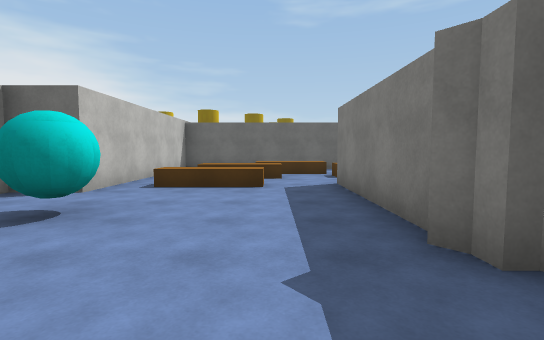
View 1 (above)

24 first-person views from a walk through a scene from a Unity 3-D project. The camera is 1.4 m above the floor, tilts 4° down and sees 85° across. The floor is counted in squares, 2 m on a side. Each view is taken from the middle of a square. On the plan, view 1 faces up. The plan holds only what a view shows up to about 10 squares ahead; the rest is blank. The place goes on beyond the plan. The player character is not drawn. Surface patterns are stand-ins for the level's own textures.

View 2
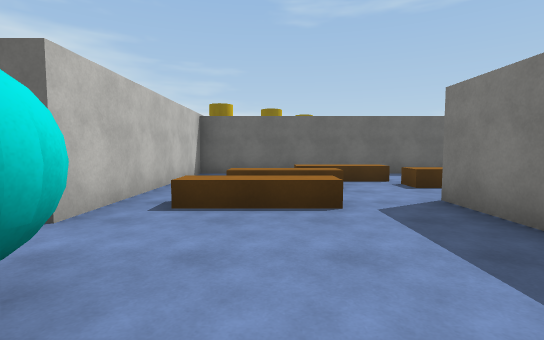

View 3
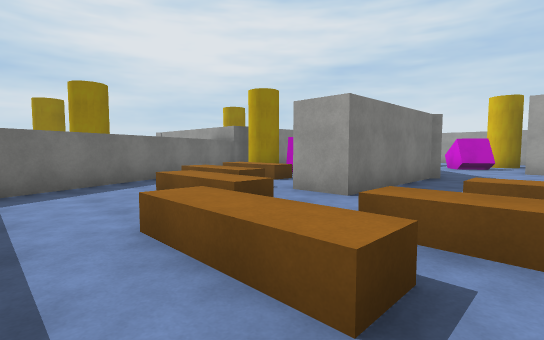

View 4
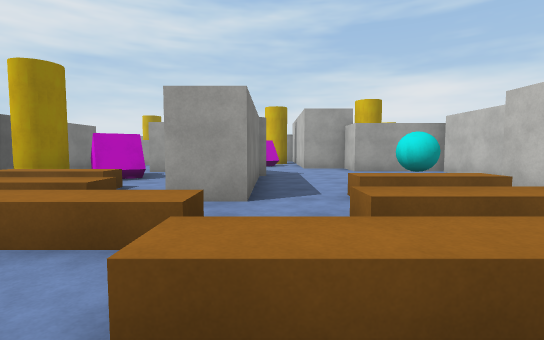

View 5
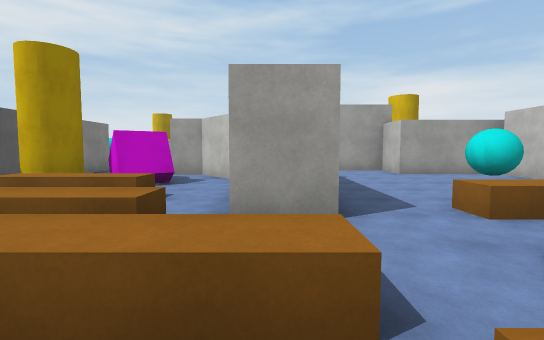

View 6
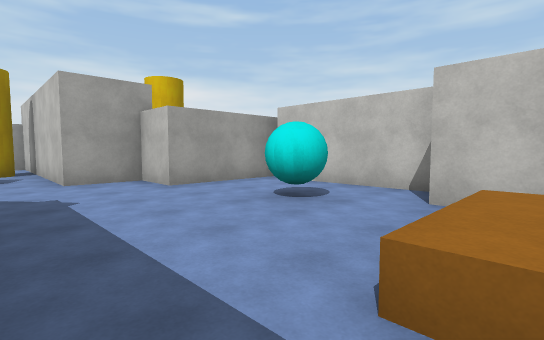

View 7
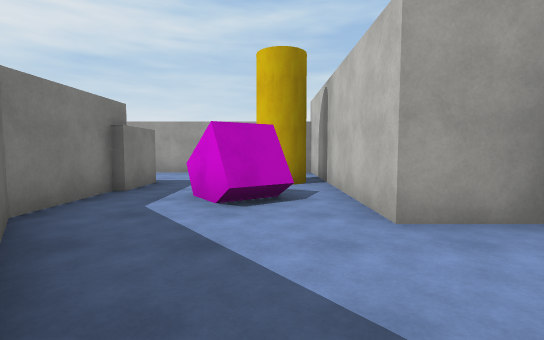

View 8
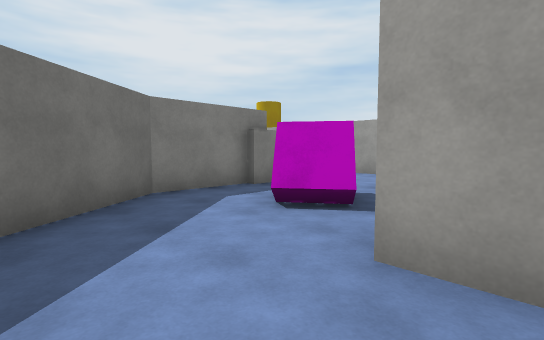

View 9
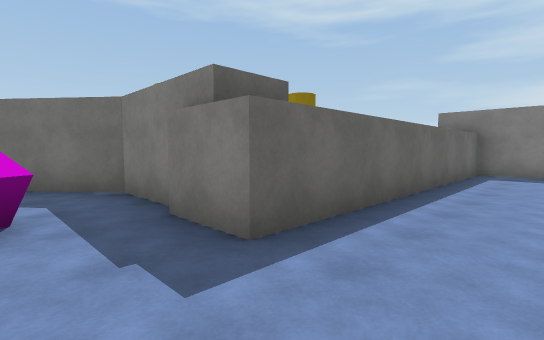

View 10
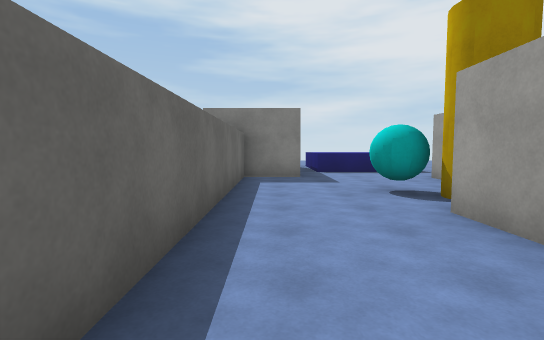

View 11
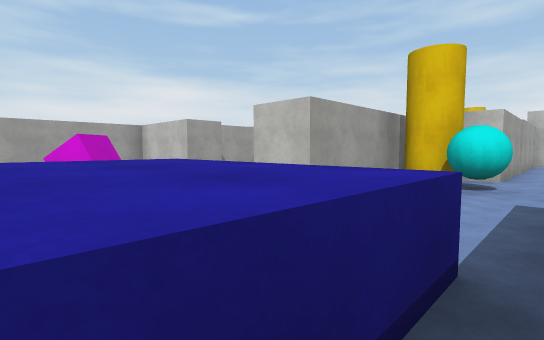

View 12
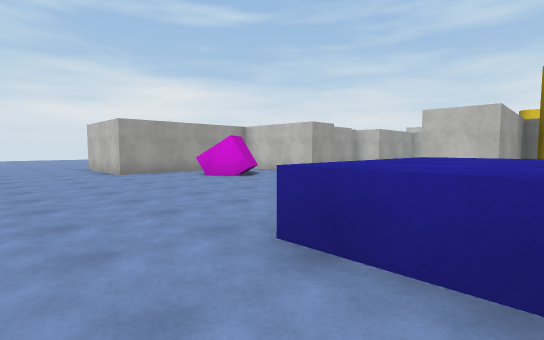

View 13
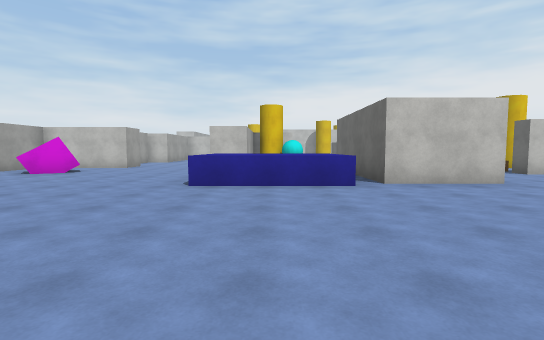

View 14
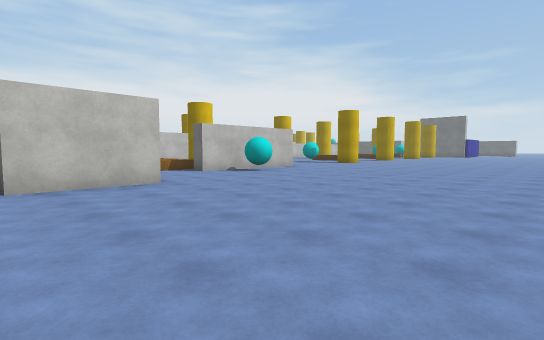

View 15
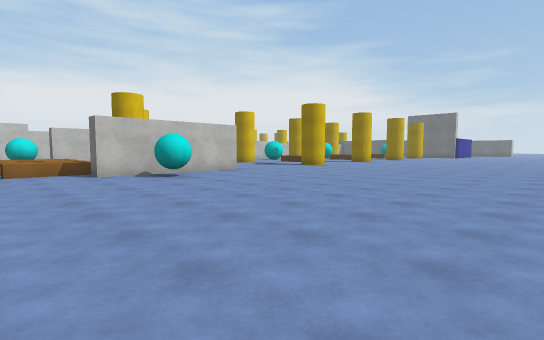

View 16
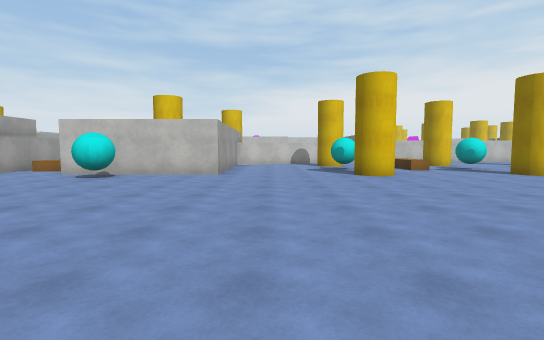

View 17
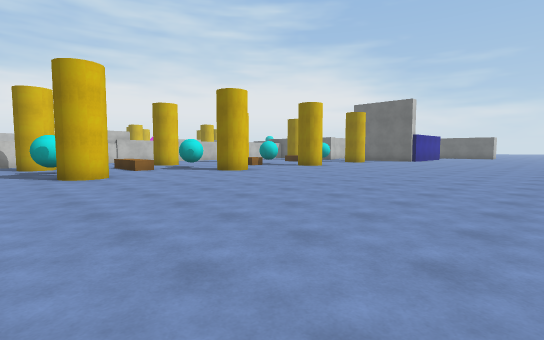

View 18
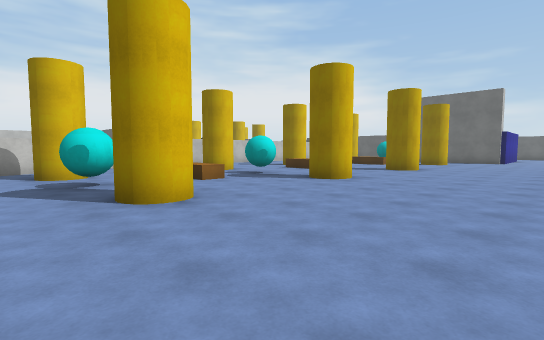

View 19
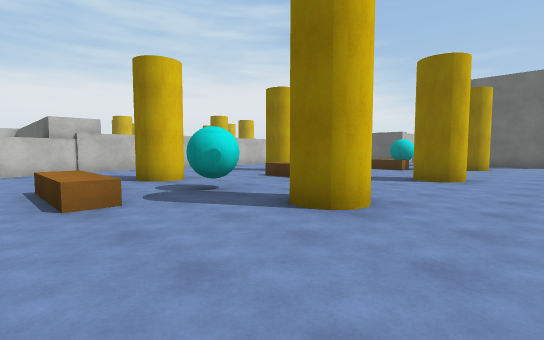

View 20
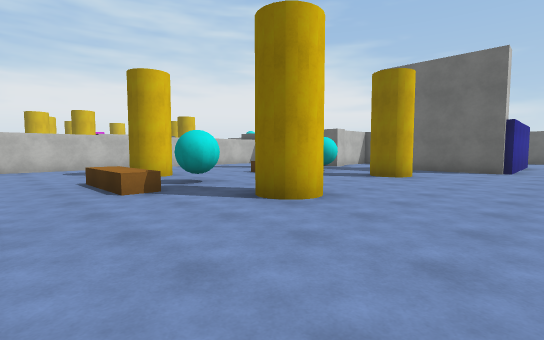

View 21
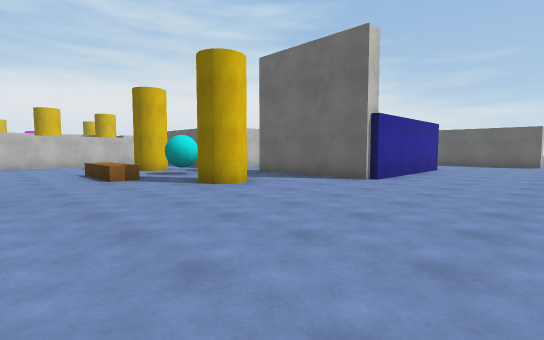

View 22
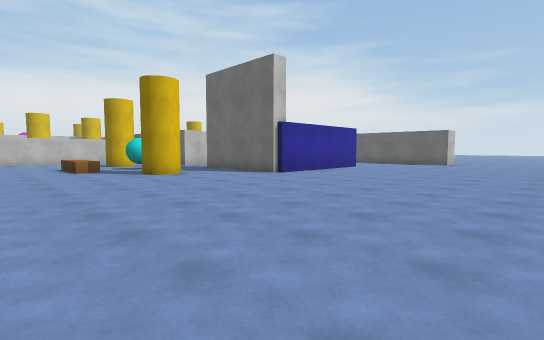

View 23
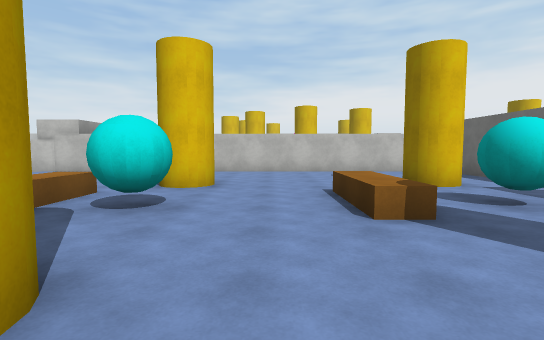

View 24
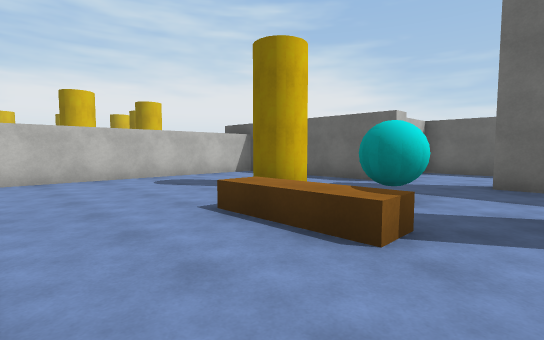

### Floor plan
Key: @ floor where view 1 was taken; # wall or solid block; . floor; = window, fence, low wall or low ledge; ^ raised ledge; B cyan ball; L block.
Columns run from 5 left of view 1 to 22 right of it. Each row starts with its distance up from view 1.
 29                       .. ..
 28                      ......
 27                ###   #......
 26                 ..   #......
 25                 ..   #......
 24           ##### ..####......
 23           #.................
 22           #.................
 21           #...#.B..#........
 20           #.................
 19           #....^^^..........
 18           #.................
 17           #.................
 16           #.  #.BB.#........
 15           #.....^^..........
 14           #.................
 13           #.................
 12           #...#.BB.#........
 11   #########.  ..............
 10   #.......##...^^^..........
  9   #..^^...##................
  8   #....^^..#  ...B.#........
  7   #.^^.....##.##.B..........
  6   #^^..#=^^##...............
  5 ###....# ^^^#    ...........
  4 #......# .L #    ...........
  3 #..B...# LL##    ##.........
  2 #......## L #     #.........
  1 #......#### #     #.B.......
  0 ####.@..##  #     #.........
 -1    ##....#  #  ^^^#.........
 -2     #.LL.#    ^^^^..........
 -3     #..L.#       ##.........
 -4     ###..##########  #......
 -5      # ..........#####......
 -6      . .....................
 -7      ########.B....^^^.....
 -8             ##.....^^^......
 -9             #####..^^^.....
-10                 #.........
-11                  ........
-12                  .......
-13                  .......
-14                # .L.....
-15                #..L.....
-16                #  ......
-17                 #####...
-18                     #...
-19                     #..

Where each view was taken, in squares from view 1:
view 1: 0 up, 0 right, facing up
view 2: 2 up, 1 left, facing up
view 3: 10 up, 1 left, facing down-right
view 4: 10 up, 1 right, facing down
view 5: 9 up, 2 right, facing down
view 6: 6 up, 1 right, facing down-left
view 7: 2 up, 1 right, facing down
view 8: 1 up, 1 left, facing down-right
view 9: 6 down, 2 right, facing up-right
view 10: 5 down, 4 right, facing right
view 11: 6 down, 15 right, facing down-left
view 12: 8 down, 18 right, facing down-left
view 13: 8 down, 22 right, facing left
view 14: 6 down, 22 right, facing up-left
view 15: 3 down, 22 right, facing up-left
view 16: 5 up, 22 right, facing left
view 17: 6 up, 22 right, facing up-left
view 18: 6 up, 18 right, facing up-left
view 19: 9 up, 16 right, facing up-left
view 20: 13 up, 17 right, facing up-left
view 21: 17 up, 19 right, facing up-left
view 22: 17 up, 22 right, facing up-left
view 23: 18 up, 15 right, facing left
view 24: 17 up, 13 right, facing up-left
